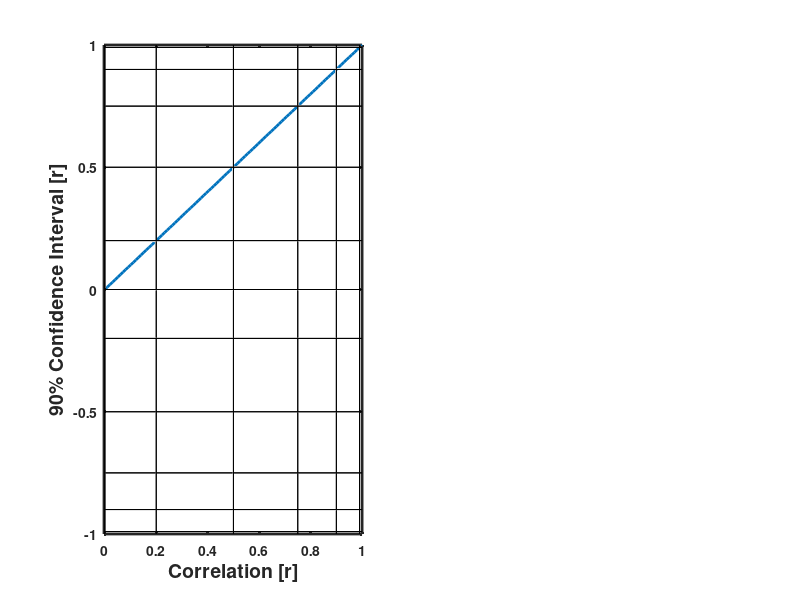

The MATLAB source for this figure: (Note: this script raises an error after producing the figure.)
 function sampleSizeEstimation(varargin)
% This function calculates the confidence intervals for repeated measures
% correlations with varying degrees of freedom. Additionally, a target
% sample size can be included to see which correlation coefficient will
% have which confidence interval at a given degree of freedom. Confidence
% intervals are calculated with Fishers's Z-transformation. The output is a
% figure containing those information for analysis of reproducibility and
% validity.
%
% USAGE
% E.g.:
% sampleSizeEstimation('n', 4, 'rep_measures', 2, 'num_cycles', 2, 'alpha', 0.1)
%
% INPUT
% n:            Determines the sample size, or how many participants you are
%               going to include in your study. Must be greater than 1.
% n_sims:       Determines the maximal sample size for which this function
%               will calculate the metrics. Must be greater than 1.
% rep_measures: Determines the measurement repetitions you conduct. Must be
%               greater or equal to 3.
% num_cycles:   Indicates how many cycles of the repeated measurement you
%               are conducting. Must be greater or equal to 1.
%               Reproducibility will only be obtained if it is greater than 1.
% alpha:        Sets the alpha error for the confidence intervals (E.g.
%               alpha = 0.1 --> 90% confidence interval). Must be greater
%               than 0 and smaller than 1.
%
% OUTPUT
% This function only outputs a figure with two plots. Left: reliability,
% right: validity. The plots have the correlation [r] on the x-axis, the
% corresponding confidence intervals [r] on the y-axis and the degrees of
% freedom [df] as color. Further, black solid lines are included on the
% common interpretation categories for the strength of correlation. Lastly,
% a black dashed line indicates how confidence intervals would fall with
% your study set-up at a given correlation.
%
%---------------------------------------------------------------------------------------------------
% Latest Edit: 15.October.2020
% lepremiere
%---------------------------------------------------------------------------------------------------

%% Settings
addpath([pwd, '\Functions\']);
fig = figure('units','normalized','outerposition',[0 0 1 1]);
set(fig, 'color', 'w');
titles = {'Reliabity', 'Validity'};
clf
tic;
% Options
default_n = 4;             	% Number of participants
default_n_sims = 0;         % Upper limit of degrees of freedom for which should be simulated
default_rep_measures = 4;   % Number of repeated measures within one cycle
default_num_cycles = 1;     % Number of cycles that the repeated measures are conducted
default_alpha = 0.1;        % Alpha error level for confidence interval calculation
default_resolution = 1;     % Resolution of the increments to 'n_sims'

% Creating input parser and setting default values
p = inputParser;
addParameter(p, 'n',                default_n,              @(x) x > 0);
addParameter(p, 'n_sims',           default_n_sims,         @(x) x > 1);
addParameter(p, 'rep_measures',     default_rep_measures,   @(x) x >= 3);
addParameter(p, 'num_cycles',       default_num_cycles,     @(x) x >= 1);
addParameter(p, 'alpha',            default_alpha,          @(x) x > 0 && x < 1);
addParameter(p, 'resolution',       default_resolution,     @(x) x == 0.1 || x == 0.5 || floor(x) == x);
parse(p, varargin{:});
ip = p.Results;

%% Assigning the varargin to variables
n = ip.n;
rep_measures = ip.rep_measures;
num_cycles = ip.num_cycles;
alpha = ip.alpha;
n_sims = ip.n_sims;
resolution = ip.resolution;

% Either taking input as 'n_sims' or participants times measurements times
% cycles times 125% 
if n_sims == 0
    n_sims = n*rep_measures*num_cycles*1.25;
else
    n_sims = (n*(rep_measures*n_sims-1)-1)*1.25;
end

r_OI =      linspace(0, 1, 100);                % Correlation coefficients of interest. Determines the resolution of the x-axis
N =         [4:resolution:n_sims];              % Array of number of participants over which will be simulated
r_limits =  [0, 0.2, 0.5, 0.75,  0.9, 0.99;...  % Interpretation limits of correlation coefficients. 
             0, 0.1, 0.3,  0.5,  0.7, 0.9];     % Adapted from Hopkins (2015) (sportsci.org/2015/ValidRely.htm).

% Calculates the degrees of freedom for the analysis of reproducibility
% (top) and validity. Formula used: n(k-1)-1 from Bakdash (2017) (doi:10.3389/fpsyg.2017.00456)
% With n = number of participants, k = number of repeated measures.
% Additionally, k is multiplied with the number of cycles. 
df =        [(n * (rep_measures * (num_cycles - 1) - 1) - 1) ,    (n * (rep_measures * (num_cycles - 1) - 1) - 1);...
              n * (rep_measures *  num_cycles - 1) - 1,            n *(rep_measures  *  num_cycles - 1) - 1];
% Looping       
for m = [1,2]
    
    subplot(1, 2, m);
    hold on

    % Plotting the interpreation categories (r_limits) as grid
    % Plotted as 3D cube, so that these lines are later on top
    for k = [1, -1]
        for i = m
            for j = 1:+size(r_limits(1, 1:end), 2)
                plot3([0, 1, 1, 0],     [r_limits(i, j) * k, r_limits(i, j) * k, r_limits(i, j) * k, r_limits(i, j) * k], [min(N), min(N), max(N), max(N)], 'k');
                plot3([r_limits(i, j),   r_limits(i, j),     r_limits(i, j),     r_limits(i, j)],    [0, 1*k, 1*k, 0],    [min(N), min(N), max(N), max(N)], 'k');
            end
        end
    end

    % Appereance behavior
    xlabel('Correlation [r]', 'FontWeight', 'bold', 'FontSize', 14);
    ylabel([num2str((1-alpha)*100),'% Confidence Interval [r]'], 'FontWeight', 'bold', 'FontSize', 14);
    set(gca,'LineWidth', 2','TickDir','in','TickLength',[.005 .005]);   
    set(gca,'FontWeight','bold');  
    xlim([-0.003 1.0]);
    box on

    % Plotting the correlaiton coefficients of interest as orientation
    plot(r_OI, r_OI, 'Color', [0, 0.4470, 0.7410], 'LineWidth', 2);
    
    % Calculating the confidence interval for the corresponding correlation
    % with function 'analyticalCI.m' which utilizes Fisher's
    % Z-transformation for each number of participants in 'N'.
    for j = 1:numel(N)
        for i = 1:numel(r_OI)
            [LB, UB] = analyticalCI(r_OI(i), N(j), alpha);
            r_CI(i, :) = [LB, UB];
        end
        CI{j, :} = r_CI;
    end

    % Gathering the confidence interval bounds as grids for later plotting
    % Additionally, plotting the dashed line for the study design declared
    % in settings.
    LLB = [];
    UUB = [];
    for i = 1:numel(N)
        LLB = [LLB, CI{i}(:, 1)];
        UUB = [UUB, CI{i}(:, 2)];
        if(N(i) == df(m))
            h = plot3(r_OI', LLB(:,end), ones(size(LLB, 1), 1)*N(end), '--k', 'LineWidth', 2); 
                plot3(r_OI', UUB(:,end), ones(size(UUB, 1), 1)*N(end), '--k', 'LineWidth', 2); 
        end
    end
    
    % Transforming the vectors 'N' and 'r' to matrices for surface plots
    n = ones(size(r_OI, 2), size(N, 2)) .* N;
    r = ones(size(r_OI, 2), size(N, 2)) .* r_OI';
    
    % Plotting the confidence intervals as surface
    s1 = surf(r, LLB, n, 'EdgeColor', 'none', 'FaceAlpha', 1);
    s2 = surf(r, UUB, n, 'EdgeColor', 'none', 'FaceAlpha', 1);
    
    % Appereance behavior
    colormap('hsv');
    c = colorbar;
    c.Label.String = "df";
    c.Label.FontSize = 14;
    c.Label.Rotation = 90;
    view([0 90])
    title(titles{m}, 'FontWeight', 'bold', 'FontSize', 16);
    
    % Error catch function, if sample configuration is not sufficient for
    % the simulation
    try 
        legend(h, ['df = ', num2str(df(m))], 'Location', 'southeast')
    catch
        legend( 'df = 0, insufficient sample', 'Location', 'southeast')
    end
end
t = toc 
